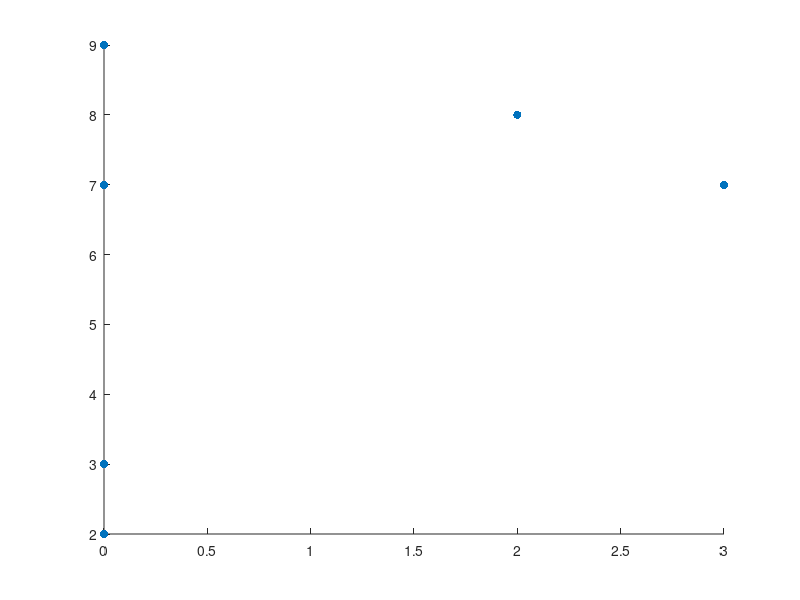
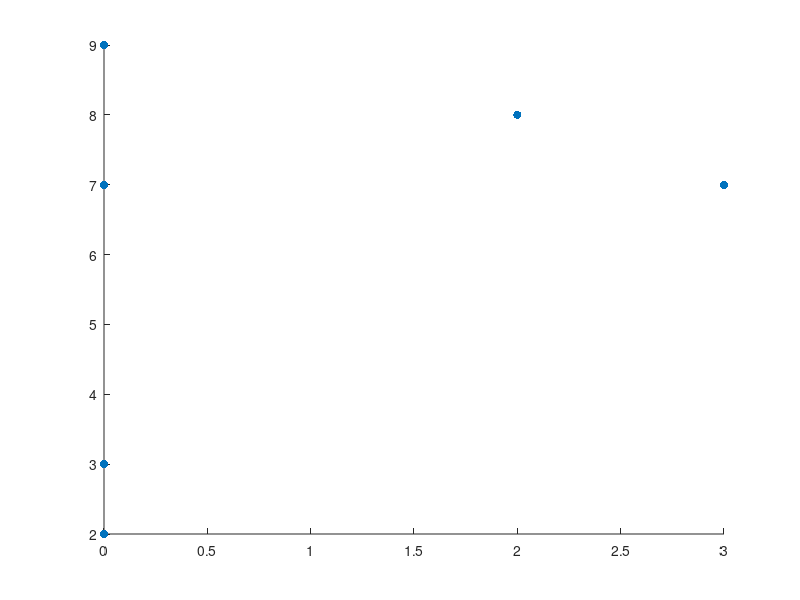
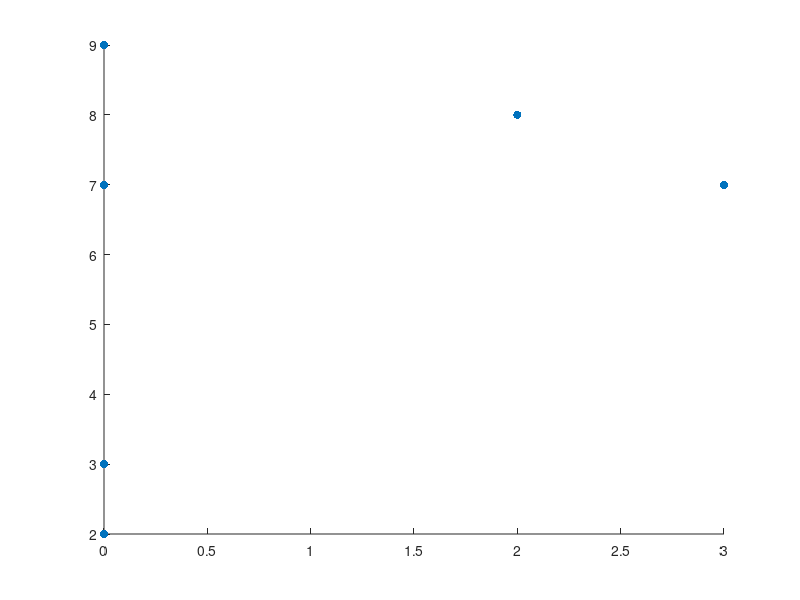
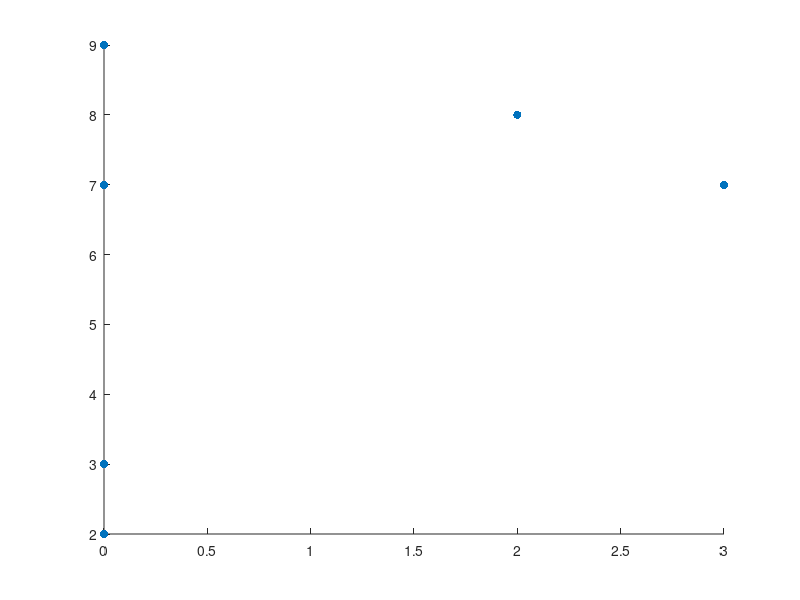

MATLAB code for these plots, in order:
%gathering the data
data = round(rand(10,2)*10);

%initializing the 2 centroids
c1 = data(1,:);
c2 = data(2,:);

%initializing the 2 clusters
cluster1 = [];
cluster2 = [];

%initailizing the number of time we want to iterate
numberIter = 5;

for j =1:numberIter
    for i=1: size(data)
        
        %calcul of the distance between one data point
        %and the clusters
        d1 = sqrt(sum((data(i,:)-c1).^2));
        d2 = sqrt(sum((data(i,:)-c2).^2));
        
        
        if d1<d2
            cluster1 = [cluster1; data(i,:)];
        else
            cluster2 = [cluster2; data(i,:)];
        end
        c1 = mean(cluster1);
        c2 = mean(cluster2);
    end
    figure;
    scatter(cluster1(:,1), cluster1(:,2), 'filled');
    disp("iteration :" + j)
    disp(c1)
    disp(c2)
end

